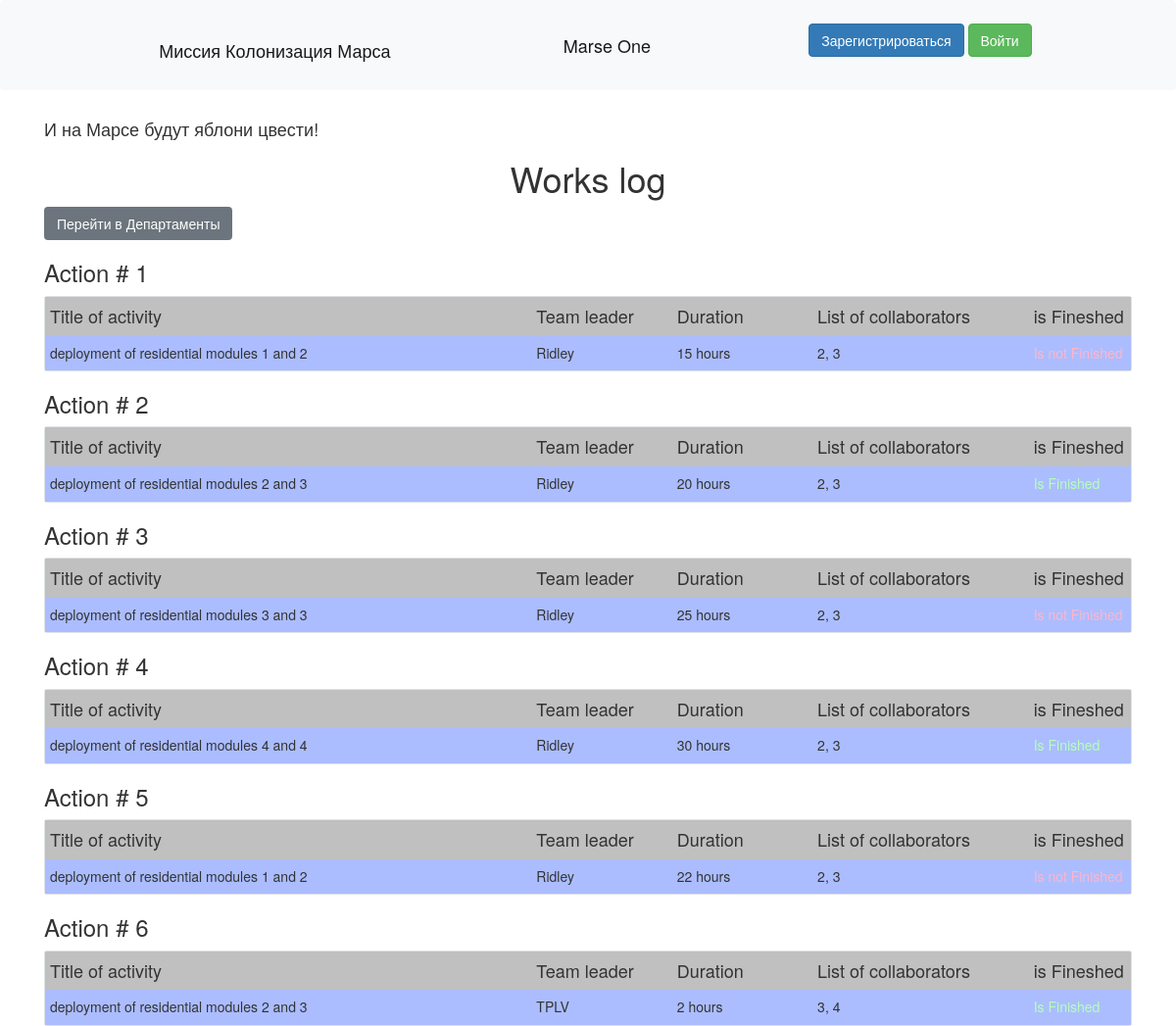
Before: / with the older database file.
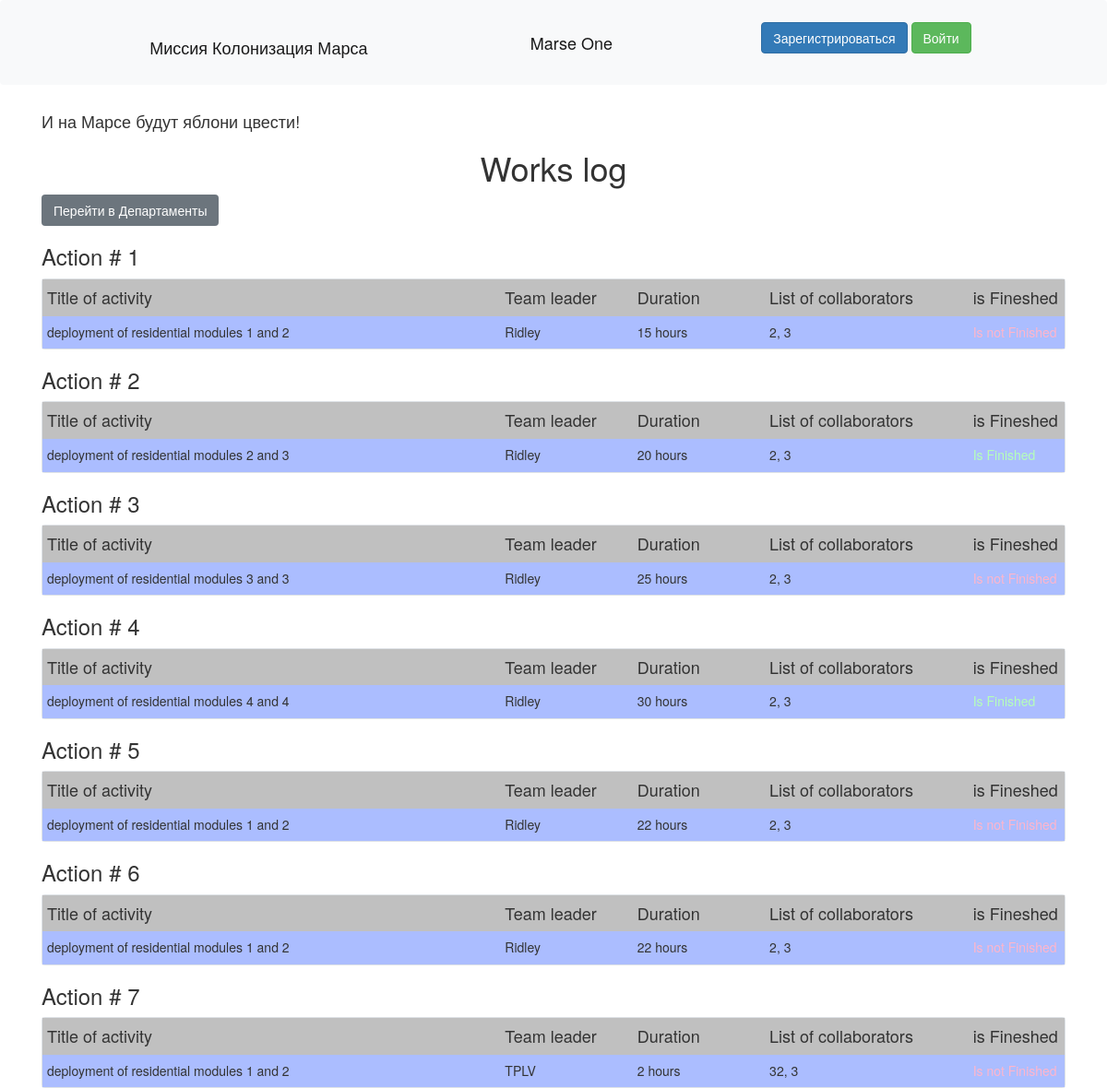
After: the same page with the newer database file.
### data/jobs.py (models this page shows)
class Jobs(SqlAlchemyBase):
    __tablename__ = 'jobs'
    id = sqlalchemy.Column(sqlalchemy.Integer, primary_key=True, autoincrement=True)
    team_leader = sqlalchemy.Column(sqlalchemy.Integer, sqlalchemy.ForeignKey("users.id"))
    job = sqlalchemy.Column(sqlalchemy.String)
    work_size = sqlalchemy.Column(sqlalchemy.Integer)
    collaborators = sqlalchemy.Column(sqlalchemy.String)
    start_date = sqlalchemy.Column(sqlalchemy.String, default=datetime.datetime.now)
    end_date = sqlalchemy.Column(sqlalchemy.String, default=None)
    is_finished = sqlalchemy.Column(sqlalchemy.Boolean, default=False)
    user = orm.relationship('User', backref='posts')

### data/users.py (models this page shows, shortened)
class User(SqlAlchemyBase, UserMixin):
    __tablename__ = 'users'
    id = sqlalchemy.Column(sqlalchemy.Integer, primary_key=True, autoincrement=True)
    surname = sqlalchemy.Column(sqlalchemy.String)
    name = sqlalchemy.Column(sqlalchemy.String)
    age = sqlalchemy.Column(sqlalchemy.Integer)
    position = sqlalchemy.Column(sqlalchemy.String)
    speciality = sqlalchemy.Column(sqlalchemy.String)
    address = sqlalchemy.Column(sqlalchemy.String)
    email = sqlalchemy.Column(sqlalchemy.String, unique=True)
    hashed_password = sqlalchemy.Column(sqlalchemy.String, nullable=True)
    modified_date = sqlalchemy.Column(sqlalchemy.DateTime, default=datetime.datetime.now)

### server.py (the view)
@app.route("/")
def index():
    db_sess = db_session.create_session()
    jobs = db_sess.query(Jobs).all()
    return render_template("index.html", jobs=jobs)

### data/db_session.py (called while the page is built)
def create_session() -> Session:
    global __factory
    return __factory()

### templates/index.html (shortened to what this page needs)
{% extends "base.html" %}
{% block content %}
<h1 style="text-align: center;">Works log</h1>
<a href="departments" class="btn btn-secondary">Перейти в Департаменты</a>
{% for item in jobs%}
<h3>Action # {{item.id}}</h3>
<div class="col-md6 border rounded">
    <div class="top">
        <h4 style="min-width: 45%;">Title of activity</h4>
        <h4 style="min-width: 13%;">Team leader</h4>
        <h4 style="min-width: 13%;">Duration</h4>
        <h4 style="min-width: 20%;">List of collaborators</h4>
        <h4 style="min-width: 13%;">is Fineshed</h4>
    </div>
    <div class="content">
        <h5 style="min-width: 45%;">{{ item.job }}</h5>
        <h5 style="min-width: 13%;">{{ item.user.name }}</h5>
        <h5 style="min-width: 13%;">{{ item.work_size }} hours</h5>
        <h5 style="min-width: 20%;">{{ item.collaborators }}</h5>
        {% if item.is_finished == 0 %}
            <h5 style="min-width: 13%; color: #ffb5cb">Is not Finished</h5>
        {% else %}
            <h5 style="min-width: 13%; color: #b5ffb8">Is Finished</h5>
        {% endif %}
    </div>
</div>
{% endfor %}
{% endblock %}

Changed rows visible on the page:
changed Jobs id 6: job "deployment of residential modules 2 and 3" → "deployment of residential modules 1 and 2"; user.name "TPLV" → "Ridley"; work_size "2" → "22"; collaborators "3, 4" → "2, 3"; no longer shows "Is Finished"
added Jobs: id "7", job "deployment of residential modules 1 and 2", user.name "TPLV", work_size "2", collaborators "32, 3"
